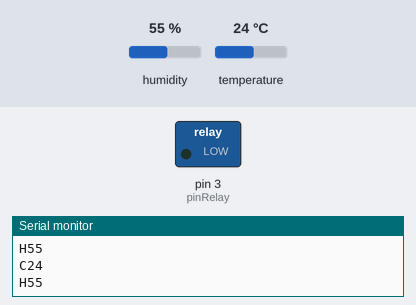
The sketch below on a simulated Arduino Uno, built with avr-gcc and run on an emulated ATmega328P. Parts: switched loads named in the sketch (green lamp = pin HIGH), the last lines printed to the serial monitor. The test bench sets the inputs (shaded band); at power-on: humidity 55 %, temperature 24 °C.

Above: at 2.3 s.
2.4 s: humidity set to 58 %
4.5 s: humidity set to 61 %
At 5.1 s:
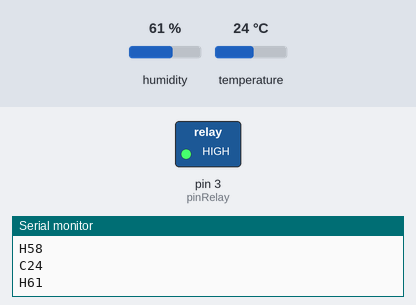
6.6 s: humidity set to 22 %
At 8.0 s:
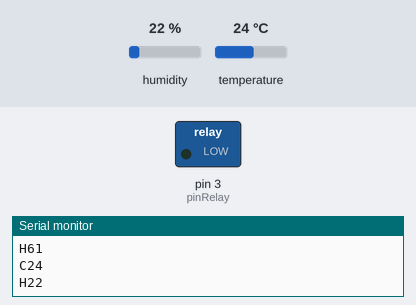
9.1 s: humidity set to 68 %
At 10.0 s:
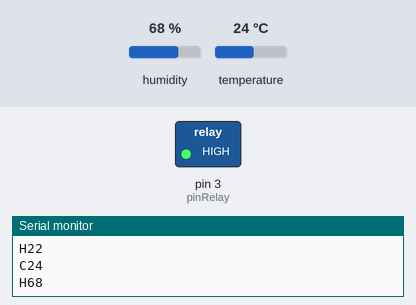
Timing chart, 0 to 12.1 s (numbered marks = the images above; inputs shaded):
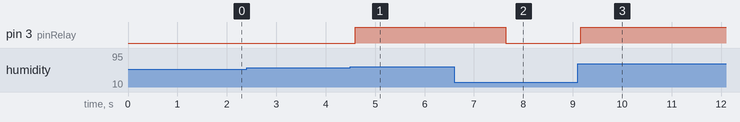

The sketch:

temperatureAndHumidityModule.ino
```cpp
/*
##########################################################################
# Project: PROG6002 - Programming Internet of Things - Assigment 2
# File: temperatureAndHumidityModule.ino
# Author: Diego Bueno - d.bueno.da.silva.10@student.scu.edu.au
# Date: 21/09/2021
# Description: Temperature and Humidity module to read data from DHT11
#              sensor and write on serial port like:
#
#              C99
#              H99
#              EXX
#    Where:
#              C99 is temperature in Celsius
#              H99 represents the humidity.
#              EXX is the message error
#
# Reference:
#
# DHT11 sensor lib : https://github.com/winlinvip/SimpleDHT
#
##########################################################################>
# Changelog
# Author:
# Date:
# Description:
#
##########################################################################>*/

#include <SimpleDHT.h>

// DHT11 works at rate of 1HZ, so define interval of 1,5 seconds
#define TELEMETRY_FREQUENCY_MILLISECS 1500

// Limit of temperature for Queensland to enable devices
#define INCREASE_TEMPERATURE_LIMIT 1
#define INCREASE_HUMIDIT_LIMIT     5

// for DHT11,
//      VCC: 5V or 3V
//      GND: GND
//      DATA: 11 PIN
int pinDHT11 = 11;

// for turning ON/OFF devices according to temperature limit,
//      LOW: 0V device is ON
//      HIGHT: 5V device is OFF
//      INSTRUCTION: 3 PIN
int pinRelay = 3;

// The initial temperature and humidity
int initialTemperature = 0;
int initialHumidity    = 0;

// Creating an intance of SimpleDHT11 class
SimpleDHT11 dht11(pinDHT11);

void setup() {
  Serial.begin(115200);

  // Define Relay out PIN
  pinMode(pinRelay, OUTPUT);

  // Initialise with devices off
  digitalWrite(pinRelay, LOW);
}

void loop() {

  // read without samples.
  byte temperature = 0;
  byte humidity = 0;
  int err = SimpleDHTErrSuccess;
  if ((err = dht11.read(&temperature, &humidity, NULL)) != SimpleDHTErrSuccess) {
    /* If fails, send to serial port the standard:
      EXXXXXXXX

      Where X is the message error.
    */
    Serial.print("E: Reading failed, err="); Serial.print(SimpleDHTErrCode(err));
    Serial.print(",");
    Serial.print(SimpleDHTErrDuration(err));
    delay(1000);
    Serial.print('\n');
  }
  else {
    /* If sucess, send to serial port the standard:
     *
      C99
      H99

      Where C99 is temperature in Celsius and H99 represents the humidity.
    */
    Serial.print("C"); Serial.print((int)temperature); Serial.print('\n');
    Serial.print("H"); Serial.print((int)humidity); Serial.print('\n');

    if (initialTemperature == 0 ) {
      initialTemperature = (int)temperature;
    }

    if (initialHumidity == 0 ) {
      initialHumidity = (int)humidity;
    }

    // If temperature or humidity increase over the limit, turn on devices
    if ( ( initialTemperature > 0 && (int)temperature >= ( initialTemperature + INCREASE_TEMPERATURE_LIMIT ))
        || ( initialHumidity > 0 && (int)humidity >= ( initialHumidity + INCREASE_HUMIDIT_LIMIT )) ) {
        digitalWrite(pinRelay, HIGH);
    }
    else { // turn OFF device
        digitalWrite(pinRelay, LOW);
    }
  }

  // DHT11 works at rate of 1HZ.
  delay(TELEMETRY_FREQUENCY_MILLISECS);
}
```

Measured:
- the behaviour switches between 59 and 60 % on humidity (found by bisection; images 0 and 1)
- after the input at 4.5 s, pin 3 (pinRelay): LOW → HIGH after 0.09 s
- after the input at 6.6 s, pin 3 (pinRelay): HIGH → LOW after 1.0 s
- after the input at 9.1 s, pin 3 (pinRelay): LOW → HIGH after 0.07 s
